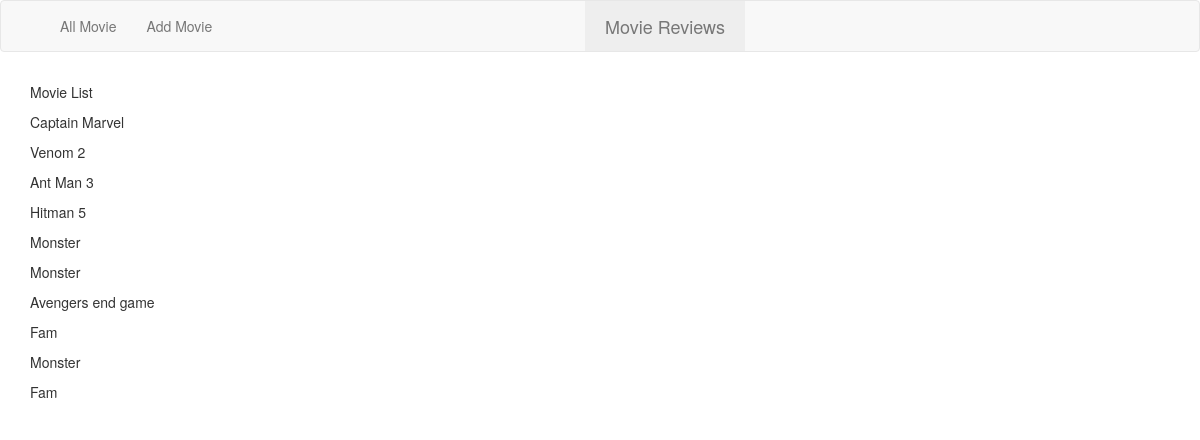
The page / on the database its author committed.
### MovieReview/models.py (models this page shows, shortened)
class MovieInfo(models.Model):
    movie_name = models.CharField(max_length=200)
    movie_review = models.CharField(max_length=3)
    movie_release_date = models.CharField(max_length=20)
    movie_type = models.CharField(max_length=50)
    movie_detail = models.TextField(max_length=500)

### MovieReview/views.py (the view)
# urls.py: url(r"^$", views.index, name="index"),
def index(request):
   all_movies = MovieInfo.objects.all()
   return render(request, "MovieReview/index.html", {"Movies": all_movies})

### MovieReview/templates/MovieReview/index.html (shortened to what this page needs)
 {% include "MovieReview/header.html" %}
 {% block content %}
   <div class="container info-boxes pt100 pb100">
       <p>Movie List</p>
    {% for movie in Movies %}
        <p>{{ movie.movie_name }}</p>
    {% endfor %}
   </div>
 {% endblock %}

### MovieReview/templates/MovieReview/header.html (shortened to what this page needs)
<!DOCTYPE html>
<html lang="en">
<head>
     <link href="//netdna.bootstrapcdn.com/bootstrap/3.0.0/css/bootstrap.min.css" rel="stylesheet" id="bootstrap-css">
<link href="//netdna.bootstrapcdn.com/bootstrap/3.2.0/css/bootstrap.min.css" rel="stylesheet" id="bootstrap-css">
<link href="//netdna.bootstrapcdn.com/bootstrap/3.2.0/css/bootstrap.min.css" rel="stylesheet" id="bootstrap-css">
    <header>
        <nav class="navbar navbar-default" role="navigation">
    	  <div class="container">
		    <div class="navbar-header">
		      <div class="navbar-brand navbar-brand-centered">Movie Reviews</div>
		    </div>
		    <div class="collapse navbar-collapse" id="navbar-brand-centered">
		      <ul class="nav navbar-nav">
                  <li> <a href="/all_movie">All Movie</a></li>
                     <li>  <a href="/addmovie">Add Movie</a></li>
		      </ul>
		    </div>
		  </div>
		</nav>
    </header>
</head>

### MovieReview/templates/MovieReview/header.html (style rules this page uses)
@media screen and (min-width:768px) { .navbar-brand-centered { position: absolute; left: 50%; display: block; width: 160px; text-align: center; background-color: #eee; } }
@media screen and (min-width:768px) { .navbar>.container .navbar-brand-centered, .navbar>.container-fluid .navbar-brand-centered { margin-left: -80px; } }

### rows shown on the page
MovieInfo: movie_name "Captain Marvel"
MovieInfo: movie_name "Venom 2"
MovieInfo: movie_name "Ant Man 3"
MovieInfo: movie_name "Hitman 5"
MovieInfo: movie_name "Monster"
MovieInfo: movie_name "Monster"
MovieInfo: movie_name "Avengers end game"
MovieInfo: movie_name "Fam"
MovieInfo: movie_name "Monster"
MovieInfo: movie_name "Fam"
